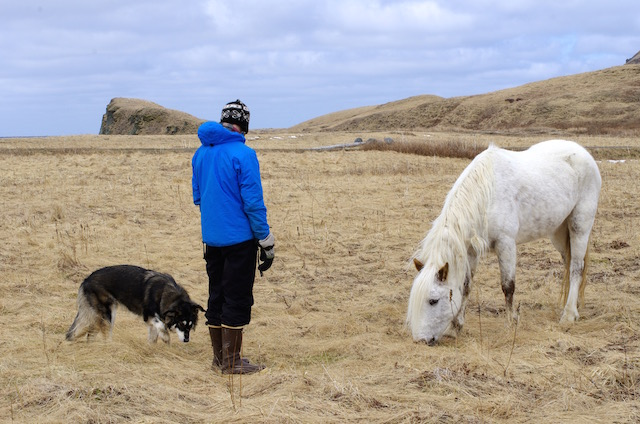
#> input picture 03.DeepLearning/testImages/09.jpg, 640 x 424 px, found by its file name
$ python image_utils.py
#> lines starting #> are read from the running program, lines starting #| are printed output that depends on the picture
#> further down, image is the input picture: shape (424, 640, 3); mean B, G, R 154.7, 160.1, 166.5
import numpy as np
import random
import cv2
import os
import torch as t

class ImageUtils(object):
    @staticmethod
    def flip(image): # 左右翻转
        im_lr = np.fliplr(image).copy()
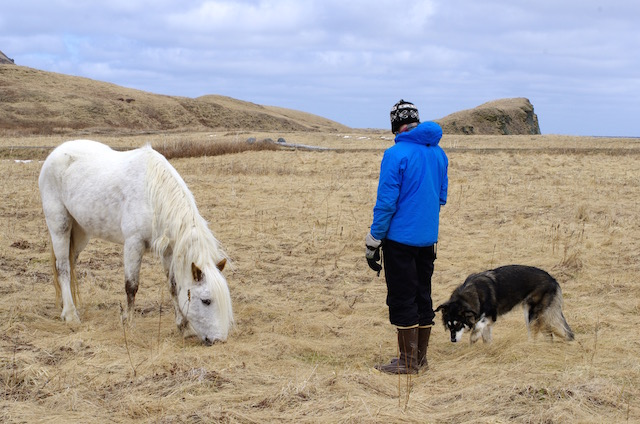
#> im_lr: shape (424, 640, 3); mean B, G, R 154.7, 160.1, 166.5
        return im_lr

    @staticmethod
    def Scale(image): #固定高度，伸缩宽度，伸缩比例0.6-1.4
        scale = random.uniform(0.6,1.4)
        height,width,c = image.shape
#> height = 424; width = 640; c = 3
        image = cv2.resize(image,(int(width*scale),height))
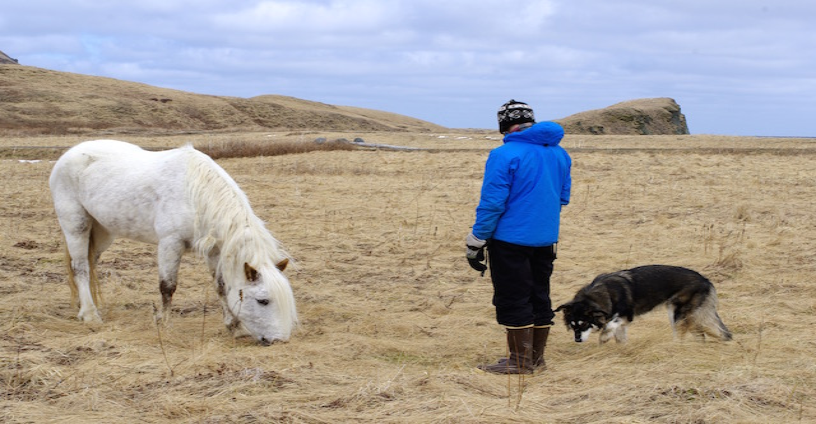
#> image: shape (424, 816, 3); mean of channels 0, 1, 2 154.8, 160.1, 166.5; drawn as B, G, R
        return image

    # [15 lines left out: functions Blur, Brightness, not called in this run]
    @staticmethod
    def BGR2RGB(img):
        return cv2.cvtColor(img,cv2.COLOR_BGR2RGB)
    @staticmethod
    def BGR2HSV(img):
        return cv2.cvtColor(img,cv2.COLOR_BGR2HSV)
    @staticmethod
    def HSV2BGR(img):
        return cv2.cvtColor(img,cv2.COLOR_HSV2BGR)

    # [21 lines left out: functions Hue, Saturation, not called in this run]

    @staticmethod
    def Shift(image): #平移变换
        #平移变换
        height,width,c = image.shape
#> height = 424; width = 816; c = 3
        after_shfit_image = np.zeros((height,width,c),dtype=image.dtype)
        after_shfit_image[:,:,:] = (104,117,123) #bgr
        shift_x = random.uniform(-width*0.2,width*0.2)
#> shift_x = 84.2
        shift_y = random.uniform(-height*0.2,height*0.2)
#> shift_y = -13.47
        #原图像的平移
        if shift_x>=0 and shift_y>=0:
            after_shfit_image[int(shift_y):,int(shift_x):,:] = image[:height-int(shift_y),:width-int(shift_x),:]
        elif shift_x>=0 and shift_y<0:
            after_shfit_image[:height+int(shift_y),int(shift_x):,:] = image[-int(shift_y):,:width-int(shift_x),:]
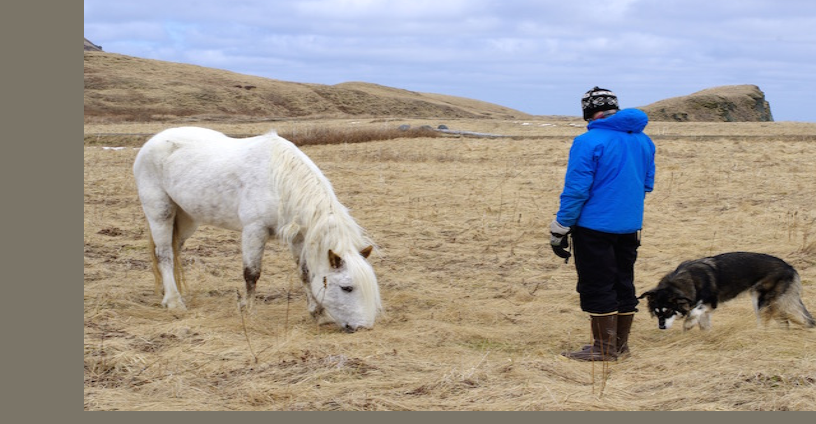
#> after_shfit_image: shape (424, 816, 3); mean of channels 0, 1, 2 144.7, 151.8, 158.6; drawn as B, G, R
        elif shift_x <0 and shift_y >=0:
            after_shfit_image[int(shift_y):,:width+int(shift_x),:] = image[:height-int(shift_y),-int(shift_x):,:]
        elif shift_x<0 and shift_y<0:
            after_shfit_image[:height+int(shift_y),:width+int(shift_x),:] = image[-int(shift_y):,-int(shift_x):,:]

        return after_shfit_image

image = cv2.imread("09.jpg")
image = ImageUtils.flip(image)
image = ImageUtils.Scale(image)
image = ImageUtils.Shift(image)
cv2.imwrite('test.jpg', image)

$ run again, with 03.DeepLearning/testImages/01.jpg copied over 03.DeepLearning/testImages/09.jpg
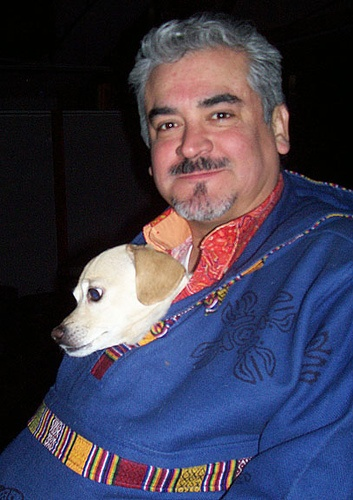
#> input picture 03.DeepLearning/testImages/01.jpg, 353 x 500 px, found by its file name
#> image is the input picture: shape (500, 353, 3); mean B, G, R 80.9, 60.9, 63.6
#> in Scale, `image = cv2.resize(image,(int(width*scale),height))`:
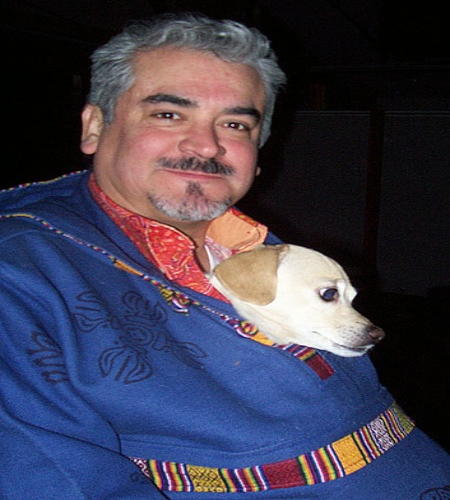
#> image: shape (500, 450, 3); mean of channels 0, 1, 2 80.9, 60.9, 63.6; drawn as B, G, R
#> in Shift, `after_shfit_image[:height+int(shift_y),int(shift_x):,:] = image[-int(s..`:
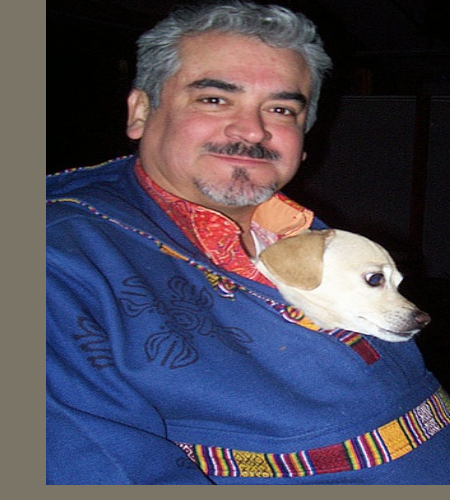
#> after_shfit_image: shape (500, 450, 3); mean of channels 0, 1, 2 92.4, 74.7, 78.3; drawn as B, G, R

$ run again, with 03.DeepLearning/testImages/02.jpg copied over 03.DeepLearning/testImages/09.jpg
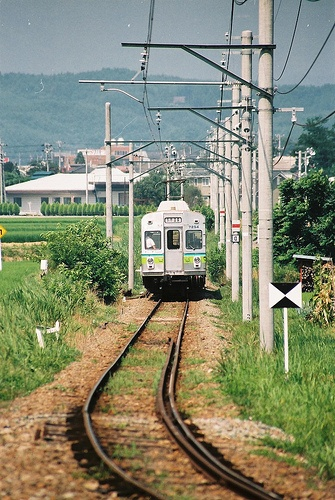
#> input picture 03.DeepLearning/testImages/02.jpg, 335 x 500 px, found by its file name
#> image is the input picture: shape (500, 335, 3); mean B, G, R 113.3, 137.3, 133.4
#> in Scale, `image = cv2.resize(image,(int(width*scale),height))`:
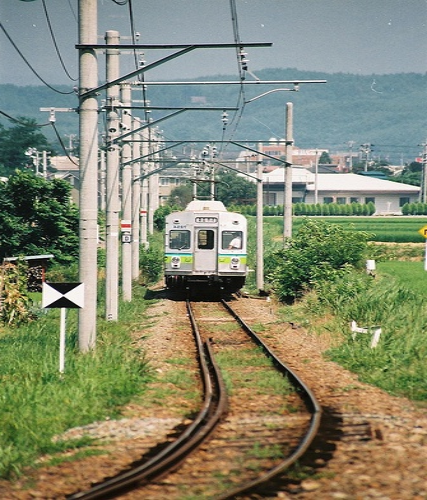
#> image: shape (500, 427, 3); mean of channels 0, 1, 2 113.3, 137.3, 133.4; drawn as B, G, R
#> in Shift, `after_shfit_image[:height+int(shift_y),int(shift_x):,:] = image[-int(s..`:
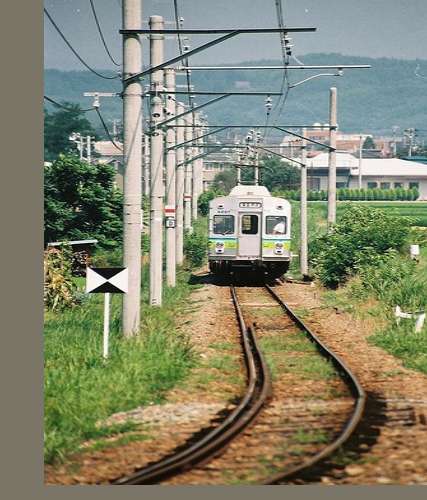
#> after_shfit_image: shape (500, 427, 3); mean of channels 0, 1, 2 110.8, 133.6, 131.9; drawn as B, G, R

$ run again, with 03.DeepLearning/testImages/03.jpg copied over 03.DeepLearning/testImages/09.jpg
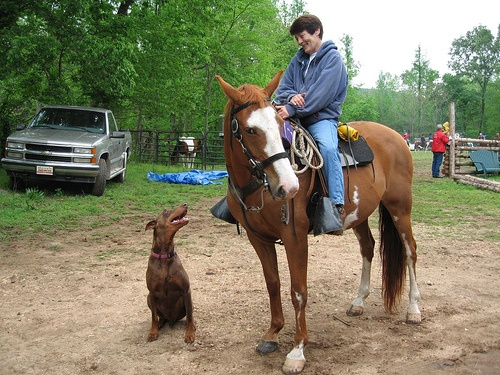
#> input picture 03.DeepLearning/testImages/03.jpg, 500 x 375 px, found by its file name
#> image is the input picture: shape (375, 500, 3); mean B, G, R 101, 127.1, 128.4
#> in Scale, `image = cv2.resize(image,(int(width*scale),height))`:
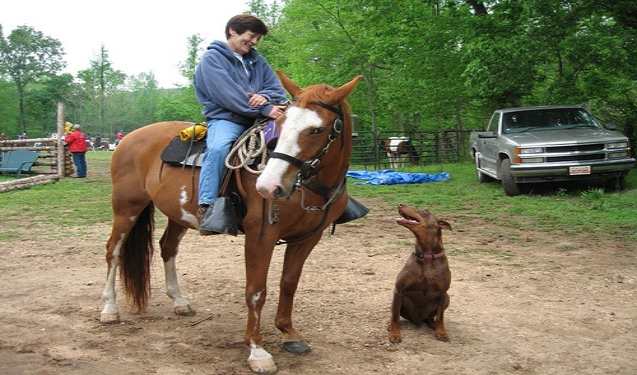
#> image: shape (375, 637, 3); mean of channels 0, 1, 2 101, 127.1, 128.4; drawn as B, G, R
#> in Shift, `after_shfit_image[:height+int(shift_y),int(shift_x):,:] = image[-int(s..`:
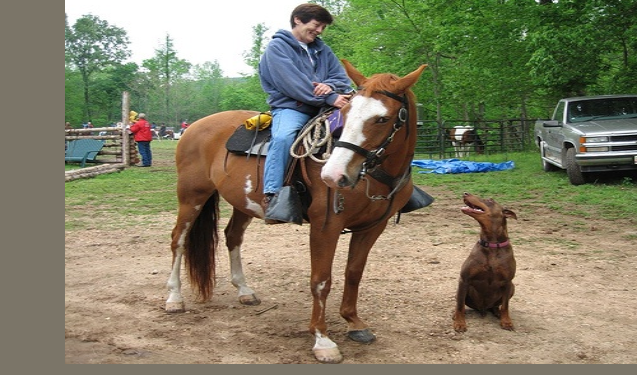
#> after_shfit_image: shape (375, 637, 3); mean of channels 0, 1, 2 102.6, 126.7, 129.9; drawn as B, G, R
